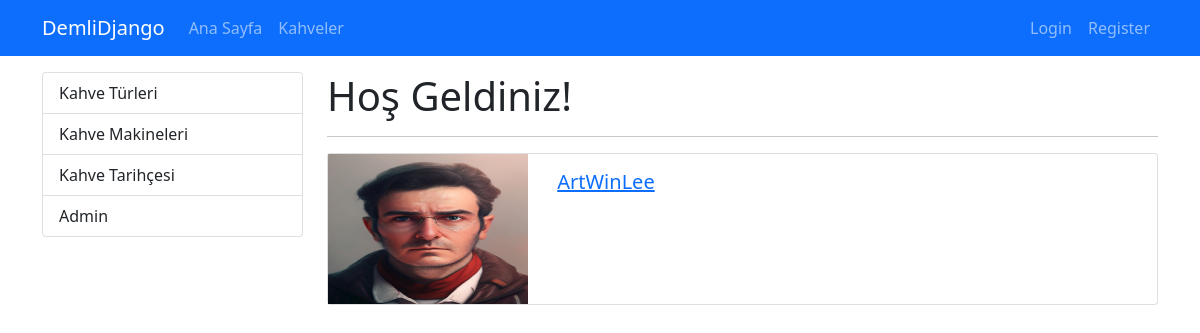
The page / on the database its author committed.
### blog/models.py (models this page shows, shortened)
class category(models.Model):
    name = models.CharField(max_length=150)
    slug = models.SlugField(null=True,blank=True,unique=True,db_index=True,editable=False)

class Blog(models.Model):
    title = models.CharField(max_length=200)
    image = models.ImageField(upload_to="blogs")
    description = RichTextField()
    is_active = models.BooleanField(default=False)
    is_home = models.BooleanField(default=False)
    slug = models.SlugField(null=False,blank=True, unique=True, db_index=True)
    categories = models.ManyToManyField(category)

### blog/views.py (the view)
# urls.py: path("", views.index, name="home"),
def index(request):
    context = {
        "blogs": Blog.objects.filter(is_active=True , is_home=True),
        "categories": category.objects.all()
    }
    return render(request, "blog/index.html", context) # contet yukarıda yazdım

### blog/templates/blog/index.html (shortened to what this page needs)
{% extends "base.html" %}
{% load static %}
{%block css_files%}
   <link rel="stylesheet" href="{% static 'blog/css/style.css'%}">
{%endblock%}
{% block content %}
<div class="container mt-3 ">
   <div class="row">
       <div class="col-3">
           {% include 'partials/_categories.html' %}
       </div>
       <div class="col-9">
         <h1>Hoş Geldiniz!</h1>
         <hr>
         {% for blog in blogs %}
            {% if blog.is_home and blog.is_active %}
            {% include 'blog/partials/_blog.html' %}
            {% endif %}
         {% endfor %}
       </div>
   </div>
</div>
{% endblock %}

### templates/partials/_categories.html
<div class="list-group">
    {% for category  in categories  %}
        {% if  category.slug == selected_category %}
        <a class="list-group-item  list-group-item-action active " href="{% url 'blogs_by_category' category.slug %}">{{ category.name|title}}</a>
        {% else %}
        <a class="list-group-item  list-group-item-action" href="{% url 'blogs_by_category' category.slug %}">{{ category.name|title}}</a>
        {% endif %}
    {% endfor %}
</div>

### blog/templates/blog/partials/_blog.html (shortened to what this page needs)
{% load static %}
<div class="card mb-3">
    <div class="row">
        <div class="col-md-3">
            <img src="{{ blog.image.url }}" alt="" class="resim-boyutu">
    </div>
        <div class="col-md-9">
             <div class="card-body">
             <h5 class="card-title">
                <a href="{% url 'blog_details' blog.slug %}">
                {{blog.title}}
            </a>
            </h5>
             </div>
         </div>
    </div>
</div>

### blog/templates/blog/partials/_blog.html (style rules this page uses)
.resim-boyutu { width: 200px; height: 150px; }

### rows shown on the page
category: name "Kahve Türleri"
category: name "Kahve Makineleri"
category: name "Kahve Tarihçesi"
category: name "Admin"
Blog: image (picture), title "ArtWinLee"
